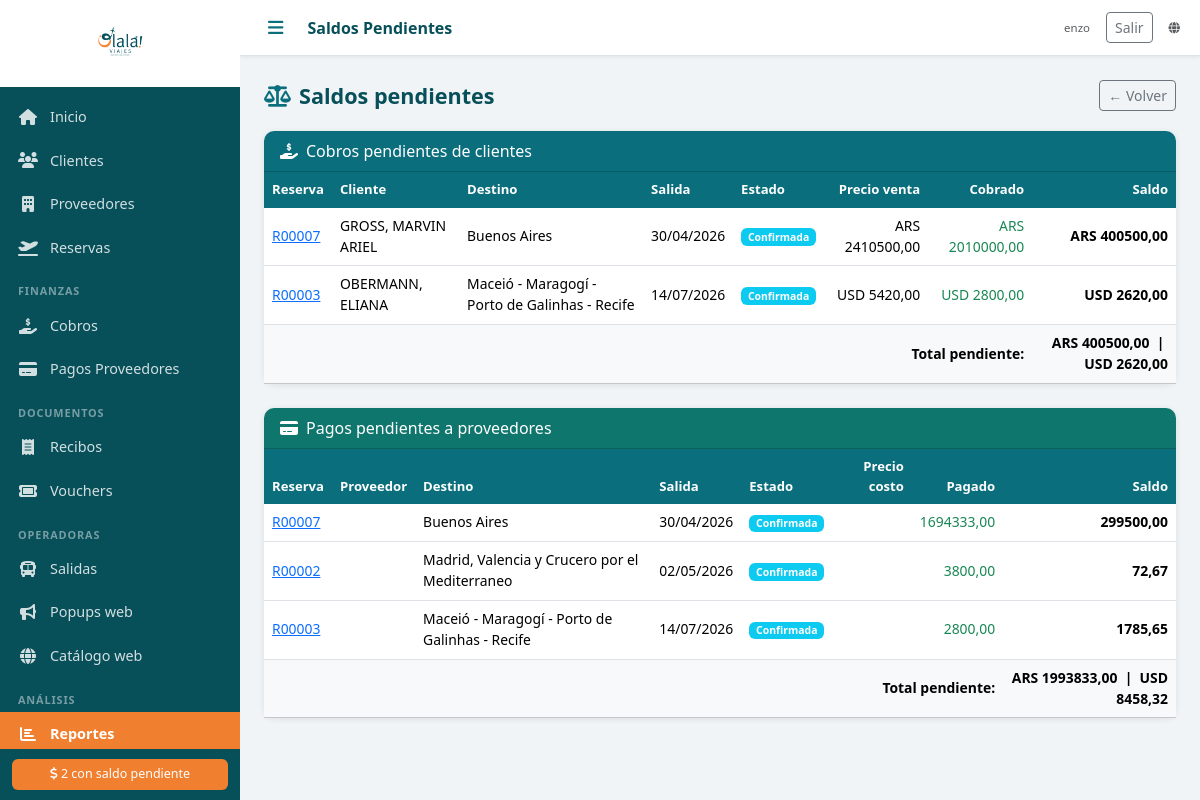
The page /reportes/saldos/ (signed in) on the database as committed earlier.
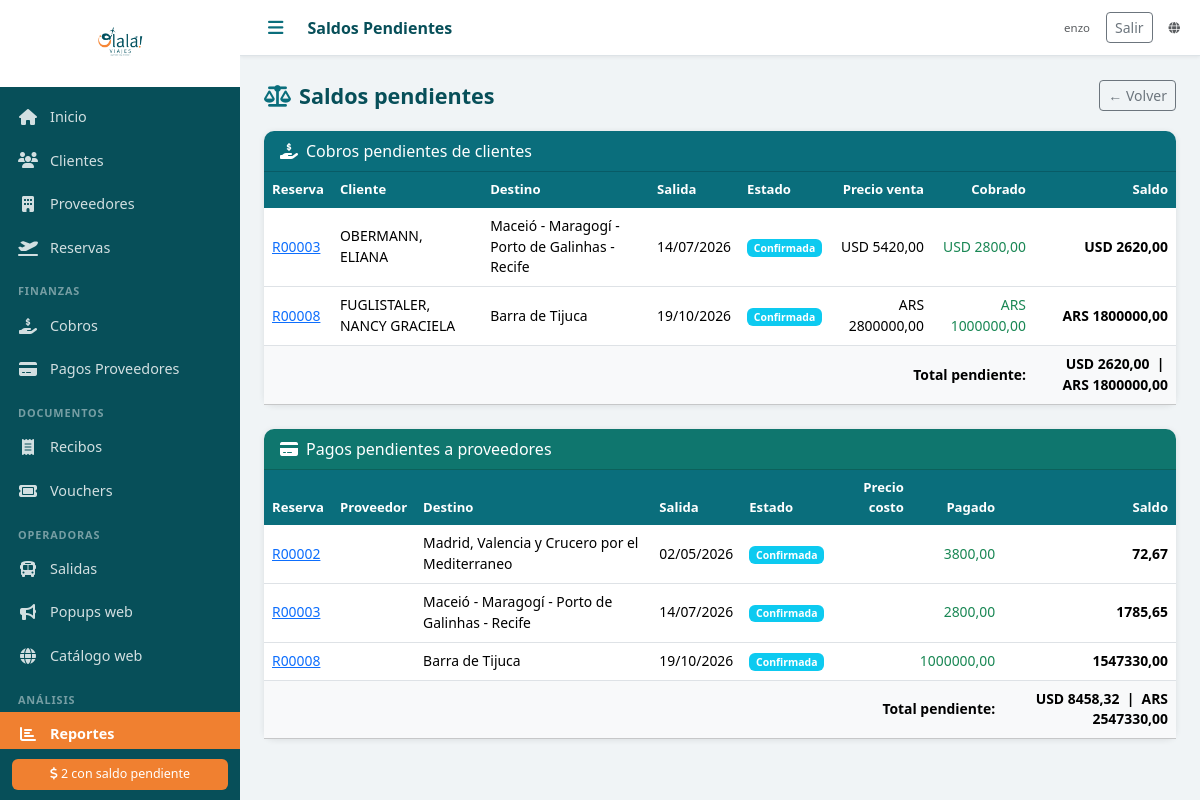
The same page on the database as committed later.
### agencia/models.py (models this page shows, shortened)
class Reserva(models.Model):
    ESTADOS = [
        ('PENDIENTE', 'Pendiente'),
        ('CONFIRMADA', 'Confirmada'),
        ('EN_CURSO', 'En curso'),
        ('COMPLETADA', 'Completada'),
        ('CANCELADA', 'Cancelada'),
    ]
    numero = models.CharField('Nro. Reserva', max_length=20, unique=True, blank=True)
    cliente = models.ForeignKey(Cliente, on_delete=models.PROTECT, verbose_name='Cliente titular', related_name='reservas')
    descripcion = models.TextField('Descripción / Observaciones', blank=True)
    destino = models.CharField('Destino', max_length=200)
    fecha_salida = models.DateField('Fecha de salida')
    fecha_regreso = models.DateField('Fecha de regreso', null=True, blank=True)
    pasajeros_adicionales = models.ManyToManyField(
        Cliente, related_name='reservas_como_pasajero',
        blank=True, verbose_name='Pasajeros adicionales'
    )
    precio_venta = models.DecimalField('Precio de venta', max_digits=12, decimal_places=2, default=0)
    moneda_venta = models.CharField('Moneda venta', max_length=3, choices=MONEDAS, default='ARS')
    comision_porcentaje = models.DecimalField('Comisión (%)', max_digits=5, decimal_places=2, default=0)
    estado = models.CharField('Estado', max_length=20, choices=ESTADOS, default='PENDIENTE')
    notas = models.TextField('Notas internas', blank=True)
    created_at = models.DateTimeField(auto_now_add=True)
    updated_at = models.DateTimeField(auto_now=True)
    class Meta:
        verbose_name = 'Reserva'
        verbose_name_plural = 'Reservas'
        ordering = ['fecha_salida']
    @property
    def costo_total_por_moneda(self):
        totales = {}
        for s in self.servicios.all():
            totales[s.moneda_costo] = totales.get(s.moneda_costo, Decimal('0')) + s.precio_costo
        return totales
    @property
    def precio_costo_total(self):
        return sum((s.precio_costo for s in self.servicios.all()), Decimal('0'))
    @property
    def total_cobrado(self):
        return sum(c.monto for c in self.cobros.all())
    @property
    def saldo_pendiente_cliente(self):
        return self.precio_venta - self.total_cobrado
    @property
    def total_pagado_proveedor(self):
        return sum(p.monto for p in self.pagos_proveedor.all())
    @property
    def saldo_pendiente_proveedor(self):
        return self.precio_costo_total - self.total_pagado_proveedor

class Cliente(models.Model):
    TIPOS_DOC = [
        ('DNI', 'DNI'),
        ('PASAPORTE', 'Pasaporte'),
        ('LC', 'L.C.'),
        ('LE', 'L.E.'),
        ('CUIT', 'CUIT'),
    ]
    nombre = models.CharField('Nombre', max_length=100)
    apellido = models.CharField('Apellido', max_length=100)
    tipo_doc = models.CharField('Tipo de documento', max_length=20, choices=TIPOS_DOC, default='DNI')
    nro_doc = models.CharField('Nro. de documento', max_length=50, blank=True)
    email = models.EmailField('Email', blank=True)
    telefono = models.CharField('Teléfono', max_length=50, blank=True)
    direccion = models.CharField('Dirección', max_length=300, blank=True)
    fecha_nacimiento = models.DateField('Fecha de nacimiento', null=True, blank=True)
    notas = models.TextField('Notas', blank=True)
    foto_dni = models.FileField('Foto DNI', upload_to='dni/', blank=True, null=True)
    activo = models.BooleanField('Activo', default=True)
    created_at = models.DateTimeField(auto_now_add=True)
    updated_at = models.DateTimeField(auto_now=True)
    class Meta:
        verbose_name = 'Cliente'
        verbose_name_plural = 'Clientes'
        ordering = ['apellido', 'nombre']
    def __str__(self):
        return f"{self.apellido}, {self.nombre}"

class Cobro(models.Model):
    reserva = models.ForeignKey(Reserva, on_delete=models.PROTECT, related_name='cobros', verbose_name='Reserva')
    fecha = models.DateField('Fecha')
    monto = models.DecimalField('Monto', max_digits=12, decimal_places=2)
    moneda = models.CharField('Moneda', max_length=3, choices=MONEDAS, default='ARS')
    forma_pago = models.CharField('Forma de pago', max_length=20, choices=FORMAS_PAGO)
    referencia = models.CharField('Referencia / Nro. comprobante', max_length=200, blank=True)
    notas = models.TextField('Notas', blank=True)
    created_at = models.DateTimeField(auto_now_add=True)
    class Meta:
        verbose_name = 'Cobro'
        verbose_name_plural = 'Cobros'
        ordering = ['-fecha']

class PagoProveedor(models.Model):
    reserva = models.ForeignKey(Reserva, on_delete=models.PROTECT, related_name='pagos_proveedor', verbose_name='Reserva')
    fecha = models.DateField('Fecha')
    monto = models.DecimalField('Monto', max_digits=12, decimal_places=2)
    moneda = models.CharField('Moneda', max_length=3, choices=MONEDAS, default='ARS')
    forma_pago = models.CharField('Forma de pago', max_length=20, choices=FORMAS_PAGO)
    referencia = models.CharField('Referencia / Nro. comprobante', max_length=200, blank=True)
    notas = models.TextField('Notas', blank=True)
    comprobante = models.FileField('Comprobante', upload_to='comprobantes/', blank=True, null=True)
    created_at = models.DateTimeField(auto_now_add=True)
    class Meta:
        verbose_name = 'Pago a Proveedor'
        verbose_name_plural = 'Pagos a Proveedores'
        ordering = ['-fecha']

class ServicioReserva(models.Model):
    reserva = models.ForeignKey(Reserva, on_delete=models.CASCADE, related_name='servicios', verbose_name='Reserva')
    proveedor = models.ForeignKey(Proveedor, on_delete=models.PROTECT, verbose_name='Proveedor')
    tipo_servicio = models.CharField('Tipo', max_length=20, choices=TIPOS_SERVICIO, default='PAQUETE')
    descripcion = models.CharField('Descripción del servicio', max_length=500, blank=True)
    precio_costo = models.DecimalField('Costo', max_digits=12, decimal_places=2, default=0)
    moneda_costo = models.CharField('Moneda', max_length=3, choices=MONEDAS, default='ARS')
    nro_reserva_proveedor = models.CharField('Nro. reserva proveedor', max_length=100, blank=True)
    class Meta:
        verbose_name = 'Servicio'
        verbose_name_plural = 'Servicios'

### agencia/views.py (the view)
# urls.py: path('reportes/saldos/', login_required(views.reporte_saldos), name='reporte_saldos'),
def reporte_saldos(request):
    reservas = list(_reservas_activas_qs())
    con_saldo_cliente = [r for r in reservas if r.saldo_pendiente_cliente > 0]
    con_saldo_proveedor = [r for r in reservas if r.saldo_pendiente_proveedor > 0]
    totales_cliente = {}
    for r in con_saldo_cliente:
        moneda = r.moneda_venta
        totales_cliente[moneda] = totales_cliente.get(moneda, Decimal('0')) + r.saldo_pendiente_cliente
    totales_proveedor = {}
    for r in con_saldo_proveedor:
        for moneda, costo in r.costo_total_por_moneda.items():
            totales_proveedor[moneda] = totales_proveedor.get(moneda, Decimal('0')) + costo
    return render(request, 'reportes/saldos.html', {
        'con_saldo_cliente': con_saldo_cliente,
        'con_saldo_proveedor': con_saldo_proveedor,
        'totales_cliente': totales_cliente,
        'totales_proveedor': totales_proveedor,
        'simbolos': SIMBOLOS_MONEDA,
    })

### agencia/context_processors.py (called while the page is built)
def agencia_sitio(request):
    return {'public_web_url': django_settings.PUBLIC_WEB_BASE_URL}

def estado_publicacion_web(request):
    return {'estado_publicacion': None, 'publicacion_log': ''}

def estado_fotos_salidas(request):
    if not request.user.is_authenticated:
        return {'estado_fotos': None}
    from .fotos_utils import resumen_fotos_salidas
    return {'estado_fotos': resumen_fotos_salidas()}

### agencia/views.py (called while the page is built)
def _reservas_activas_qs():
    return Reserva.objects.filter(
        estado__in=['PENDIENTE', 'CONFIRMADA', 'EN_CURSO']
    ).select_related('cliente').prefetch_related('cobros', 'servicios', 'pagos_proveedor')

### templates/reportes/saldos.html (shortened to what this page needs)
{% extends 'base.html' %}
{% block topbar_title %}Saldos Pendientes{% endblock %}
{% block content %}
<div class="page-header">
  <h2><i class="fas fa-balance-scale me-2 text-teal"></i>Saldos pendientes</h2>
  <a href="{% url 'reportes' %}" class="btn btn-outline-secondary btn-sm">← Volver</a>
</div>
<div class="card mb-4">
  <div class="card-header bg-teal text-white"><i class="fas fa-hand-holding-dollar me-2"></i>Cobros pendientes de clientes</div>
  <div class="table-responsive">
    <table class="table table-hover mb-0">
      <thead><tr><th>Reserva</th><th>Cliente</th><th>Destino</th><th>Salida</th><th>Estado</th><th class="text-end">Precio venta</th><th class="text-end">Cobrado</th><th class="text-end">Saldo</th></tr></thead>
      <tbody>
        {% for r in con_saldo_cliente %}
        <tr>
          <td><a href="{% url 'reserva_detalle' r.pk %}">{{ r.numero }}</a></td>
          <td>{{ r.cliente }}</td>
          <td>{{ r.destino }}</td>
          <td>{{ r.fecha_salida|date:"d/m/Y" }}</td>
          <td><span class="badge badge-{{ r.estado }}">{{ r.get_estado_display }}</span></td>
          <td class="text-end">{{ r.moneda_venta }} {{ r.precio_venta|floatformat:2 }}</td>
          <td class="text-end text-success">{{ r.moneda_venta }} {{ r.total_cobrado|floatformat:2 }}</td>
          <td class="text-end saldo-pendiente">{{ r.moneda_venta }} {{ r.saldo_pendiente_cliente|floatformat:2 }}</td>
        </tr>
        {% empty %}
        <tr><td colspan="8" class="text-center text-muted py-3">Sin saldos pendientes de clientes.</td></tr>
        {% endfor %}
      </tbody>
      {% if totales_cliente %}
      <tfoot class="table-light fw-bold">
        <tr>
          <td colspan="7" class="text-end">Total pendiente:</td>
          <td class="text-end saldo-pendiente">
            {% for moneda, total in totales_cliente.items %}
              {{ moneda }} {{ total|floatformat:2 }}{% if not forloop.last %} &nbsp;|&nbsp; {% endif %}
            {% endfor %}
          </td>
        </tr>
      </tfoot>
      {% endif %}
    </table>
  </div>
</div>
<div class="card">
  <div class="card-header text-white" style="background:#0f766e"><i class="fas fa-credit-card me-2"></i>Pagos pendientes a proveedores</div>
  <div class="table-responsive">
    <table class="table table-hover mb-0">
      <thead><tr><th>Reserva</th><th>Proveedor</th><th>Destino</th><th>Salida</th><th>Estado</th><th class="text-end">Precio costo</th><th class="text-end">Pagado</th><th class="text-end">Saldo</th></tr></thead>
      <tbody>
        {% for r in con_saldo_proveedor %}
        <tr>
          <td><a href="{% url 'reserva_detalle' r.pk %}">{{ r.numero }}</a></td>
          <td>{{ r.proveedor }}</td>
          <td>{{ r.destino }}</td>
          <td>{{ r.fecha_salida|date:"d/m/Y" }}</td>
          <td><span class="badge badge-{{ r.estado }}">{{ r.get_estado_display }}</span></td>
          <td class="text-end">{{ r.moneda_costo }} {{ r.precio_costo|floatformat:2 }}</td>
          <td class="text-end text-success">{{ r.moneda_costo }} {{ r.total_pagado_proveedor|floatformat:2 }}</td>
          <td class="text-end saldo-pendiente">{{ r.moneda_costo }} {{ r.saldo_pendiente_proveedor|floatformat:2 }}</td>
        </tr>
        {% empty %}
        <tr><td colspan="8" class="text-center text-muted py-3">Sin pagos pendientes a proveedores.</td></tr>
        {% endfor %}
      </tbody>
      {% if totales_proveedor %}
      <tfoot class="table-light fw-bold">
        <tr>
          <td colspan="7" class="text-end">Total pendiente:</td>
          <td class="text-end saldo-pendiente">
            {% for moneda, total in totales_proveedor.items %}
              {{ moneda }} {{ total|floatformat:2 }}{% if not forloop.last %} &nbsp;|&nbsp; {% endif %}
            {% endfor %}
          </td>
        </tr>
      </tfoot>
      {% endif %}
    </table>
  </div>
</div>
{% endblock %}

Rows that differ between the two databases and show on the page:
no longer on this page (row unchanged): Reserva: numero "R00007", cliente "GROSS, MARVIN ARIEL", destino "Buenos Aires", fecha_salida "30/04/2026", estado "Confirmada", moneda_venta "ARS", precio_venta "2410500,00", total_cobrado "2010000,00", saldo_pendiente_cliente "400500,00", totales_cliente "ARS", total_pagado_proveedor "1694333,00", saldo_pendiente_proveedor "299500,00"
added Reserva: numero "R00008", cliente "FUGLISTALER, NANCY GRACIELA", destino "Barra de Tijuca", fecha_salida "19/10/2026", estado "Confirmada", moneda_venta "ARS", precio_venta "2800000,00", total_cobrado "1000000,00", saldo_pendiente_cliente "1800000,00", totales_cliente "ARS", total_pagado_proveedor "1000000,00", saldo_pendiente_proveedor "1547330,00"
Other text that changed with them:
new list line: "1800000,00"
new list line: "2547330,00"
list line gone: "400500,00 |"
list line gone: "1993833,00 |"
